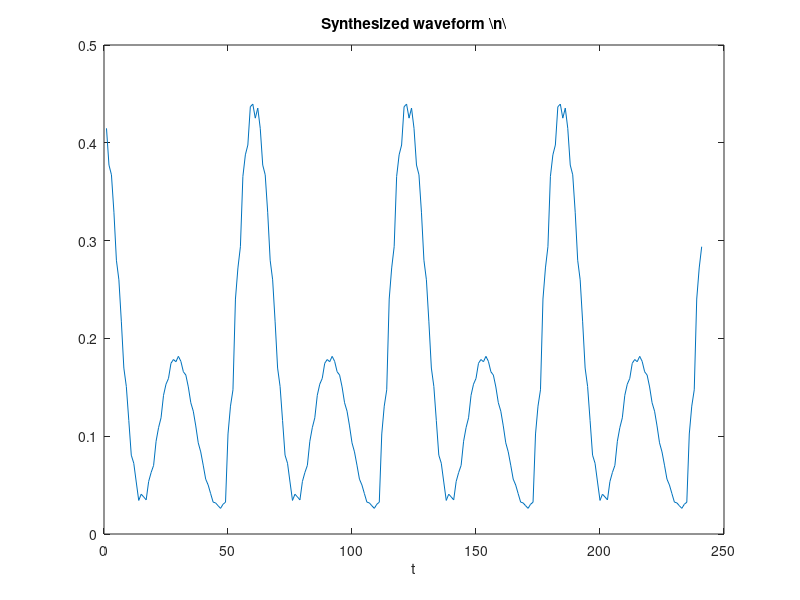

Write the MATLAB code that produced this figure.
% for p=10 model of sound 'n'
a = [1,-0.336683172630504,-0.0955401231582934,-1.24594147043500,0.468450686416111,0.0442257434383397,0.618911147611879,-0.269140314973162,0.108207838982661,-0.197305482909665,0.166620298830989;];
sigma = sqrt(0.004622502872126);
F0 = 129.03;
Fs = 8000;

% Generating the impulse train
T0 = round(1/F0);
t = 0:1/Fs:1;
imptrain = zeros(size(t));
imptrain(1:Fs/F0:end) = 1;
imptrain = imptrain*sigma;

S = zeros(8000,1);

for i=11:8000,
    S(i) = imptrain(i)- S(i-1:-1:i-10)'*a(2:end)';
end
Sd = zeros(8000,1);
Sd(1) = S(i);
for i=11:8000,
    Sd(i) = 0.975*Sd(i-1) + S(i);
end

Ssyn = Sd(11:2410);
figure(1)
plot(Ssyn(500:740))
title('Synthesized waveform \n\')
xlabel('t')

